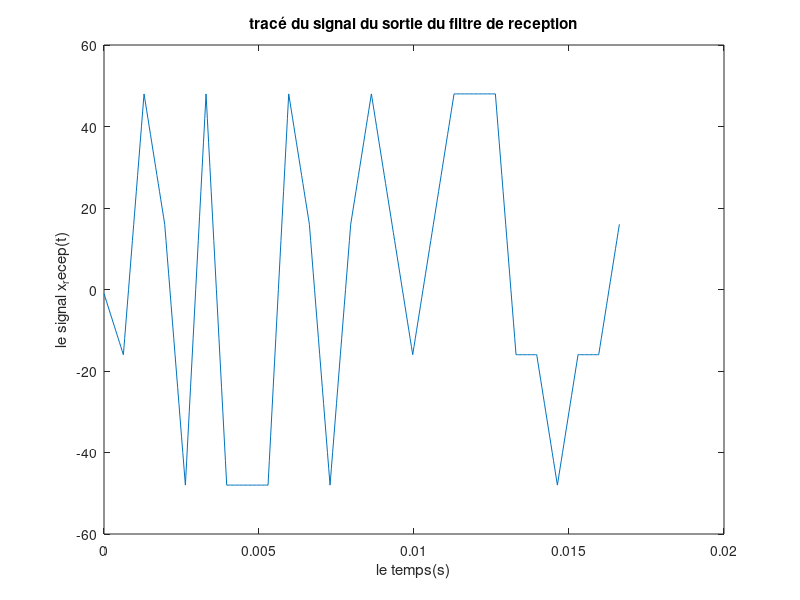
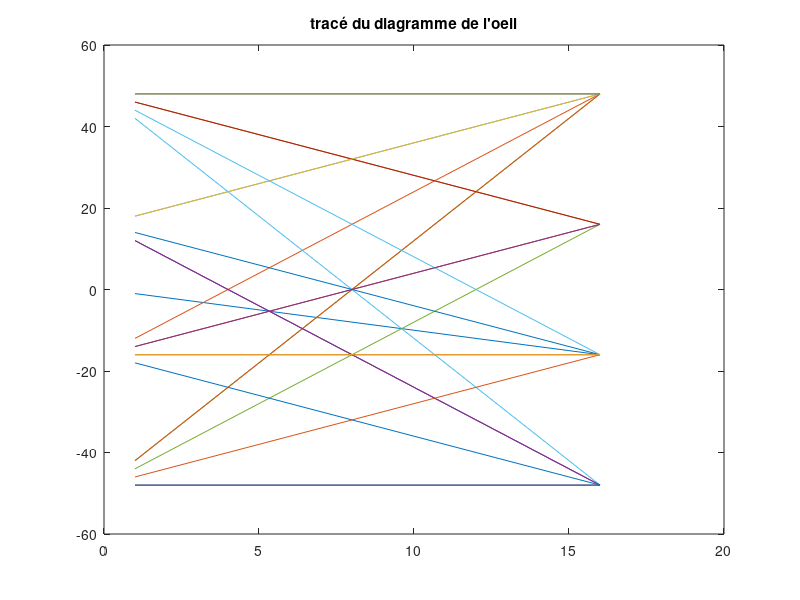
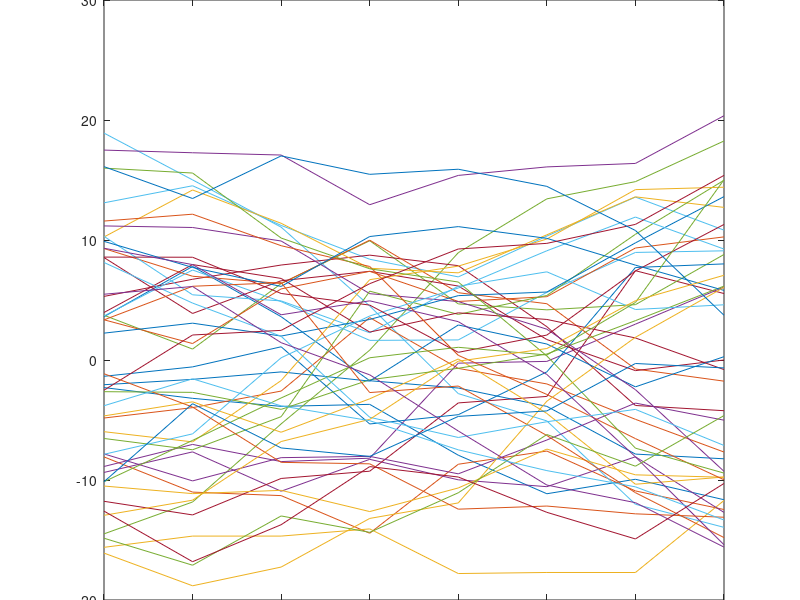
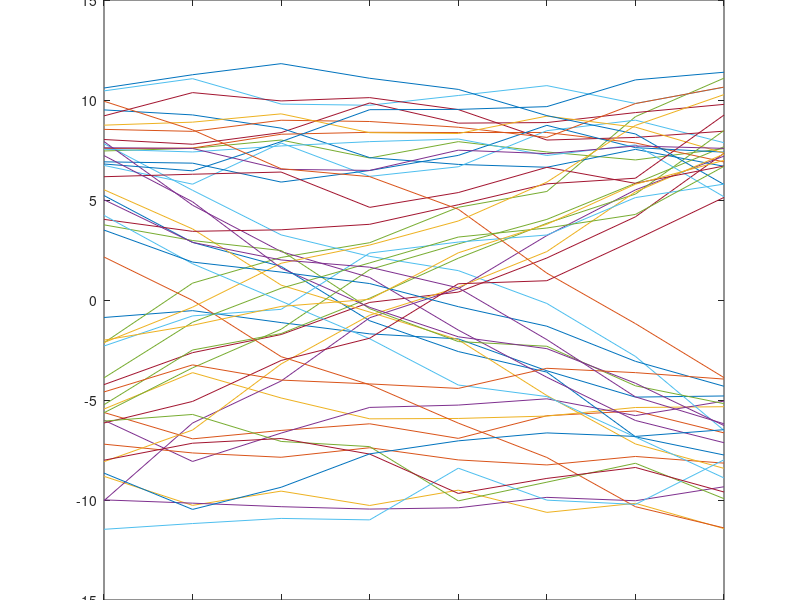

The MATLAB script that drew these images, in order:
%%%%%%%%%%%%%%%%%%%%%%%%%%%%%%Partie 4
clear;
close all ;

nb_bits=50;  %nombre de bits à transmettre
Fe=24000;   %la fréquence d'échantillonnage
Te=1/Fe;   %la durée d'échantillonnage
Rb=3000;   %le débit binaire
Tb=1/Rb;  %la durée d'un bit
Nb=Fe/Rb;  %le nombre de bits par symbole

%Etude de chaque chaine de transmission
  
    %Chaine 3


%Sans bruit

%modulateur2

M=4; %nombre de symbole
Rs=Rb/log2(M); %le débit symbole
Ns=Fe/Rs; %le nombre d'échantillons par symbole
N_symb=nb_bits/log2(M); %le nombre de symboles à transmettre

bits=randi([0,1],1,nb_bits); %Génération d'une séquence binaire aléatoire de longueur nb_bits

%Mapping
V=1;  % la tension de modulation
A=reshape(bits,N_symb,2);  %transformer la séquence de bits en une matrice de taille N_symb x 2, où chaque ligne correspond à un symbole

% 00->-3V / 01->-V / 10->+V / 11->+3V
symb=-3*V*(A(:,1)==0&A(:,2)==0) -V*(A(:,1)==0&A(:,2)==1) +V*(A(:,1)==1&A(:,2)==0) +3*V*(A(:,1)==1&A(:,2)==1);

impulsions=[1 ,zeros(1,Ns-1)]; % impulsion de forme rectangulaire de durée Ns
B=kron(symb',impulsions);  %Concaténer les impulsions pour former une séquence d'impulsions
h=ones(1,Ns);
x=filter(h,1,B); %application du filtre passe-bas pour limiter la bande passante du signal modulé

%%Canal de propagation
r=x;



%%Demodulation

%%filtre de reception
z=filter(h,1,r);

%tracé du signal z
T=0:Te:(N_symb*Ns-1)*Te;
figure(1);
plot(T,z);
xlabel("le temps(s)");
ylabel("le signal x_recep(t)");
title("tracé du signal du sortie du filtre de reception");



%Determination de n0
t0=Tb;
n0=t0*Fe;   % Ts=1/Rb et Ns=Fe/Rb=Fe*Ts       et t0 --> Ts donc n0 --> Ns

% trace du diagramme de l'oeil en sortie du filtre de reception
figure (3);
plot(reshape(z,Ns,length(z)/Ns));
title("tracé du diagramme de l'oeil");

% retrouver les symboles
  %Echantilloneur
T_echant=n0:Ns:(n0+nb_bits*Ns)-1; 
z_echant=z(T_echant(1:length(nb_bits)));
  %Decisions
decision=z_echant>0;
erreur =length(find(decision~=bits));
teb_1 = erreur/length(bits);




%Avec bruit

%Modulation

M=2; %nombre de symbole
Rs=Rb/log2(M); %le de sans canal de propagationébit symbole
Ns=Fe/Rs; %le nombre d'échantillons par symbole
N_symb=nb_bits/log2(M); %le nombre de symboles à transmettre

bits=randi([0,1],1,nb_bits); %Génération d'une séquence binaire aléatoire de longueur nb_bits

%Mapping
symb=bits;
symb(find(symb==0))=-1; %les 0 sont modulés en -1 et les 1 sont modulés en +1

impulsions=[1 zeros(1,Ns-1)]; % impulsion de forme rectangulaire de durée Ns
A=kron(symb,impulsions); %Concaténer les impulsions pour former une séquence d'impulsions
h=ones(1,Ns);
x=filter(h,1,A); %application du filtre passe-bas pour limiter la bande passante du signal modulé

%%Canal de propagation


Px = mean(abs(x).^2);

Rapport_signal_bruit = [10^0 10^1 10^2 10^3 10^4 10^5 10^6 10^7 10^8];
teb_simulation = length(Rapport_signal_bruit);
for i=1:length(Rapport_signal_bruit)
     sigma = sqrt(Px*Ns/(2*log2(M)*Rapport_signal_bruit(i)));
     r = x + sigma * randn(1,length(x));
     
     %%Demodulation
       %%filtre de reception
     z=filter(h,1,r);
     %Determination de n0
     t0=Tb;
     n0=t0*Fe;   % Ts=1/Rb et Ns=Fe/Rb=Fe*Ts       et t0 --> Ts donc n0 --> Ns

     % trace du diagramme de l'oeil en sortie du filtre de reception
     figure (i+10);
     plot(reshape(z,Ns,length(z)/Ns));
     title("tracé du diagramme de l'oeil pour Rapport_signal_bruit = 10^" + (i-1));

     % retrouver les symboles

      %Echantilloneur
      T_echant=n0:Ns:(n0+nb_bits*Ns)-1; 
      z_echant=z(T_echant);
      %Decisions
      decision=z_echant>0;
      erreur =length(find(decision~=bits));
      teb = erreur/length(bits);
      teb_simulation(i) = teb;

end

teb_simulation